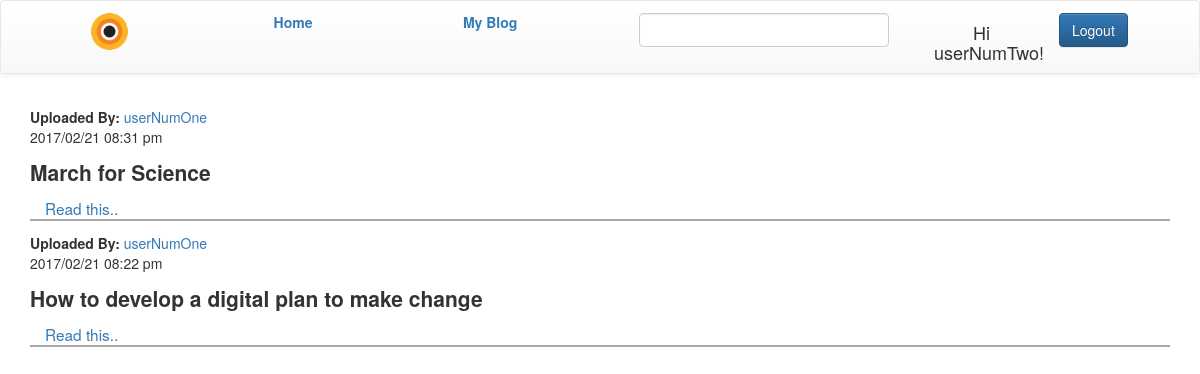
The app's page /dashboard.php (signed in) with its own data.
### tables this page shows
CREATE TABLE `threads` (
  `threadID` int(100) NOT NULL,
  `userID` int(100) NOT NULL,
  `uploadDate` varchar(10) NOT NULL,
  `uploadTime` varchar(10) NOT NULL,
  `threadTitle` varchar(100) NOT NULL,
  `threadContent` varchar(255) NOT NULL,
  `updateDate` varchar(100) NOT NULL,
  `updateTime` varchar(100) NOT NULL
);

CREATE TABLE `users` (
  `userID` int(100) NOT NULL,
  `username` varchar(100) NOT NULL,
  `password` varchar(100) NOT NULL,
  `fullname` varchar(100) NOT NULL,
  `email` varchar(100) NOT NULL
);

### allThreads.php (the view, shortened to what this page needs)
<!DOCTYPE html>
<html>
	<head>
		<link rel="stylesheet" href="/superBlog/style/style.css">
	</head>
	<body class="textDecration">
		<div class="container">
			<div class="col-lg-12 col-md-12 col-sm-12 leftRightPaddingSetZero" style="">
				<?php
					include_once("DBconfig.php");
					$sql = "SELECT * FROM threads JOIN users ON threads.userID = users.userID ORDER BY threadID DESC";
					$stmt = $conn->prepare($sql);
					$stmt->execute();
					$result = $stmt->get_result();
					$checkUser = $result->num_rows;
					if($checkUser > 0){
						while($row = $result->fetch_assoc()){ ?>
							<div class="col-md-12 col-sm-12 col-lg-12 leftRightPaddingSetZero" style="padding-top: 1%;">
								<b>Uploaded By: </b><a href="#"><?php echo $row['fullname'];?></a>
							</div>
							<div class="col-md-12 col-sm-12 col-lg-12 leftRightPaddingSetZero">
								<p class="col-md-8 col-sm-8 col-lg-8 leftRightPaddingSetZero"><?php echo $row['uploadDate'] . '   ' . $row['uploadTime']?></p>
							<p class="col-md-12 col-sm-12 col-lg-12 leftRightPaddingSetZero stopWordBreaking" style="font-size: 150%;"><b><?php echo $row['threadTitle']?></b></p>
							<a class="col-md-12 col-sm-12 col-lg-12 stopWordBreaking onlyBorder" style="font-size: 110%; cursor: pointer;" onclick="onread('<?php echo $row['threadTitle']?>', '<?php echo $row['threadContent']?>', '<?php echo $row['userID']?>', '<?php echo $row['threadID']?>','<?php echo $_SESSION['userID']?>')">Read this..</a>
							<br />
					<?php }
					}
					else{
						echo "<legend>No Threads<legend>";
					}
				?>
			</div>
		</div>
		<div class = "container">
		</div>
		<?php include_once('modalOfContentReading.php');?>
	</body>
</html>

### dashboard.php (shortened to what this page needs)
<!DOCTYPE html>
<?php
	include_once("DBconfig.php");
?>
<html>
	<head>
		<link rel="stylesheet" href="/superBlog/assets/css/bootstrap.min.css">
		<link rel="stylesheet" href="/superBlog/assets/css/bootstrap.css">
		<link rel="stylesheet" href="/superBlog/assets/css/bootstrap.min.css">
		<link rel="stylesheet" href="/superBlog/assets/css/bootstrap-theme.css">
		<link rel="stylesheet" href="/superBlog/style/style.css">
	</head>
	<body>
		<div class="col-lg-12 col-sm-12 col-md-12 leftRightPaddingSetZero" id="dashboard">
			<?php
			if($_SESSION['userID'] != ""){
				include_once('headerAfterLogin.php');
			}
			else{
				include_once('header.php');
				$_SESSION['userID'] = "";
			}
			?>
			<div class="col-lg-12 col-md-12 col-sm-12 leftRightPaddingSetZero" style="margin-top: 8%;">
				<?php
					include_once('allThreads.php');
				?>
			</div>
		</div>
	</body>
</html>

### headerAfterLogin.php (shortened to what this page needs)
<!DOCTYPE html>
<html>
	<head>
		<link rel="stylesheet" href="/superBlog/assets/css/bootstrap.min.css">
		<link rel="stylesheet" href="/superBlog/assets/css/bootstrap.css">
		<link rel="stylesheet" href="/superBlog/assets/css/bootstrap.min.css">
		<link rel="stylesheet" href="/superBlog/assets/css/bootstrap-theme.css">
		<link rel="stylesheet" href="/superBlog/style/style.css">
	</head>
	<body class="textDecration">
		<div class="col-lg-12 col-md-12 leftRightPaddingSetZero navbar navbar-default hidden-xs hidden-sm" style="position: fixed; z-index: 200; top: 0;">
			<div class="col-lg-6 col-md-6 menuOfLeft">
				<div class="col-lg-4 col-md-4 col-sm-4" style="padding-left: 2%;padding-top: 1%;">
					<a href="dashboard.php">
						<img src="images/logo.png" style="height: 30%; width: 30%;">
					</a>
				</div>
				<div class="col-lg-4 col-md-4 col-sm-4" style="padding-top:2%; padding-left: 0;">
					<a href="dashboard.php">Home</a>
				</div>
				<div class="col-lg-4 col-md-4 col-sm-4" style="padding-top: 2%;">
					<a href="myBlog.php">My Blog</a>
				</div>
			</div>
			<div class="col-lg-6 col-md-6"  style="padding-top:1%; padding-left: 2%;">
				<div class="col-md-6 col-lg-6">
					<input type="text" name="keyword" class="form-control" autocomplete="off" id ="searchbox">
				</div>
				<div class="col-md-6 col-lg-6">
					<div class="col-md-6 col-lg-6" style="text-align: center;">
						<h4>Hi <?php echo $_SESSION['username'];?>!</h4>
					</div>
					<div class="col-md-6 col-lg-6">
						<a href = "logout.php" class="btn btn-primary logout" role = "button">Logout</a>
					</div>
				</div>
			</div>
		</div>
	</body>
</html>

### modalOfContentReading.php (shortened to what this page needs)
<!DOCTYPE html>
<html>
	<head>
		<link rel="stylesheet" href="/superBlog/style/style.css">
	</head>
	<body>
	</body>
</html>

### style/style.css (style rules this page uses)
.leftRightPaddingSetZero { padding-left: 0; padding-right: 0; }
.stopWordBreaking { word-wrap: break-word; }
#dashboard { transition: margin-left .5s; }
.menuOfLeft { text-align: center; font-weight: bold; }
.onlyBorder { border-bottom: 2px solid #A9A9A9; }
.textDecration a { text-decoration: none; }

### records on screen
threads: userID.fullname "userNumOne", uploadDate "2017/02/21", uploadTime "08:31 pm", threadTitle "March for Science"
threads: userID.fullname "userNumOne", uploadDate "2017/02/21", uploadTime "08:22 pm", threadTitle "How to develop a digital plan to make change"

### other values on screen
$_SESSION['username'] "userNumTwo"
